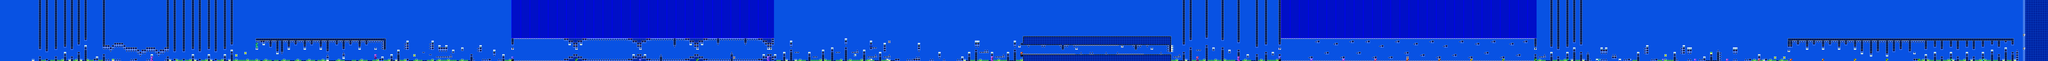

The image is a tile-based game level rendered from a .tmx file. Its description and source (layers, tilesets, objects; grid data summarised) follow:
An orthogonal 897x27 tile map with 16x16 px tiles, 2 tile layers (SP, ...), 2 tilesets.

<map version="1.10" tiledversion="1.10.2" orientation="orthogonal" renderorder="right-down" width="897" height="27" tilewidth="16" tileheight="16" infinite="0" nextlayerid="3" nextobjectid="1">
 <editorsettings>
  <chunksize width="16" height="27" />
  <export target="jumper.csv" format="csv" />
 </editorsettings>
 <tileset firstgid="1" name="famidash" tilewidth="16" tileheight="16" tilecount="256" columns="16">
  <image source="../../GRAPHICS/famidash.bmp" width="256" height="256" />
 </tileset>
 <tileset firstgid="257" name="sprites" tilewidth="16" tileheight="16" tilecount="256" columns="16">
  <image source="../../GRAPHICS/sprites.png" width="256" height="256" />
 </tileset>
 <layer id="1" width="897" height="27" opacity="0.97">
  <data>[24219 cells, 24219 non-empty, 30 distinct tile ids]</data>
 </layer>
 <layer id="2" name="SP" width="897" height="27" offsetx="-0.666667" offsety="-0.666667">
  <data>[24219 cells, 245 non-empty, 37 distinct tile ids]</data>
 </layer>
</map>
